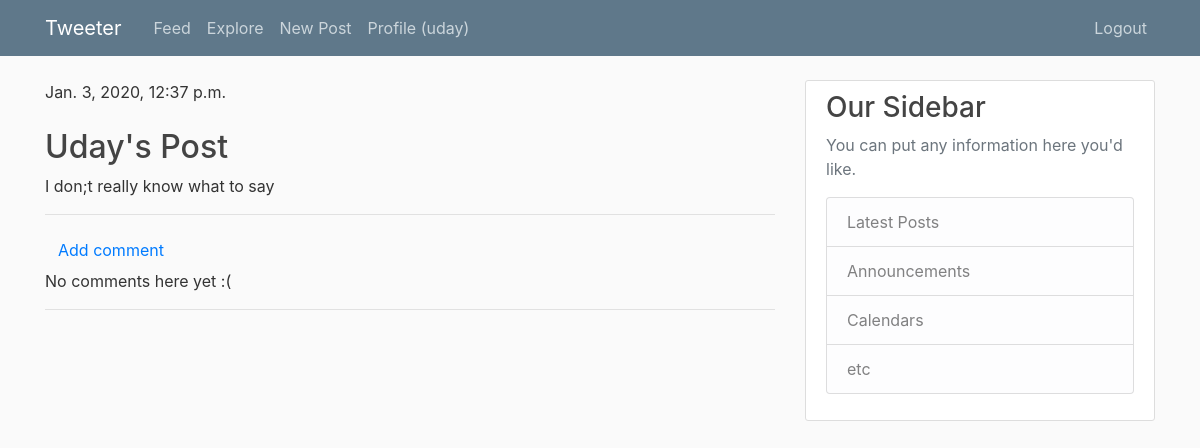
The app's page /post/4/ (signed in) with its own data.
### codebase/models.py (models this page shows, shortened)
class Post(models.Model):
    user = models.ForeignKey(User, on_delete=models.CASCADE)
    title = models.CharField(max_length=50)
    content = models.TextField(blank=True)
    image = models.ImageField(blank=True,  upload_to='post_pics')
    date = models.DateTimeField(auto_now_add=True)

### codebase/views.py (the view)
# urls.py: path('post/<int:pk>/', views.post_detail, name='post_detail'),
@login_required
def post_detail(request, pk):
    if pk in [post.pk for post in Post.objects.filter(user__in=[following.user for following in Profile.objects.get(user=request.user).following.all()])]:
        post = get_object_or_404(Post, pk=pk)
    if pk in [post.pk for post in Post.objects.filter(user=request.user)]:
        post = get_object_or_404(Post, pk=pk)
    context = {
        'post': post,
        'comments': Comment.objects.filter(post=post)
    }
    return render(request, 'codebase/post_detail.html', context)

### codebase/templates/codebase/post_detail.html (shortened to what this page needs)
{% extends 'codebase/base.html' %}
{% block content %}
    <div class="post">
        {% if post.date %}
            <div class="date">
                {{ post.date }}
            </div>
        {% endif %}
        <a class="btn btn-default" href=#></a>
        <h2>{{ post.title }}</h2>
        <p>{{ post.content|linebreaksbr }}</p>
    </div>
    <hr>
    <a class="btn btn-default" href="{% url 'comment_add' pk=post.pk%}">Add comment</a>
	{% for comment in comments %}
    	<div class="comment">
        	<div class="date">{{ comment.date }}</div>
        	<strong>{{ comment.user }}</strong>
        	<p>{{ comment.comment|linebreaks }}</p>
    	</div>
	{% empty %}
    	<p>No comments here yet :(</p>
	{% endfor %}
	<hr>
{% endblock %}

### codebase/templates/codebase/base.html (shortened to what this page needs)
{% load static %}
<!doctype html>
<html lang="en">
  <head>
    <link rel="stylesheet" href="https://maxcdn.bootstrapcdn.com/bootstrap/4.0.0/css/bootstrap.min.css">
    <link rel="stylesheet" type="text/css" href="{% static "codebase/main.css" %}">
  </head>
  <body>
<header class="site-header">
        <nav class="navbar navbar-expand-md navbar-dark bg-steel fixed-top">
          <div class="container">
            <a class="navbar-brand mr-4" href="{% url 'feed' %}">Tweeter</a>
            <div class="collapse navbar-collapse" id="navbarToggle">
              <div class="navbar-nav mr-auto">
                {% if user.is_authenticated %}
                  <a class="nav-item nav-link" href="{% url 'feed' %}">Feed</a>
                  <a class="nav-item nav-link" href="{% url 'explore' %}">Explore</a>
                  <a class="nav-item nav-link" href="{% url 'post_new' %}">New Post</a>
                  {% if user.socialaccount_set.exists %}
                    <a class="nav-item nav-link" href="{% url 'profile' username=user.username %}">Profile ({{user.socialaccount_set.all.0.extra_data.name}})</a>
                  {% else %}
                    <a class="nav-item nav-link" href="{% url 'profile' username=user.username %}">Profile ({{user.username}})</a>
                  {% endif %}
                  </div>
                  <div class="navbar-nav">
                    <a class="nav-item nav-link" href="{% url 'logout' %}">Logout</a>
                {% else %}
                  </div>
                  <div class="navbar-nav">
                    <a class="nav-item nav-link" href="{% url 'login' %}">Login</a>
                    <a class="nav-item nav-link" href="{% url 'register' %}">Register</a>
                {% endif %}
              </div>
            </div>
          </div>
        </nav>
      </header>
      <main role="main" class="container">
            <div class="row">
              <div class="col-md-8">
                {% block content %}{% endblock %}
              </div>
              <div class="col-md-4">
                <div class="content-section">
                  <h3>Our Sidebar</h3>
                  <p class='text-muted'>You can put any information here you'd like.
                    <ul class="list-group">
                      <li class="list-group-item list-group-item-light">Latest Posts</li>
                      <li class="list-group-item list-group-item-light">Announcements</li>
                      <li class="list-group-item list-group-item-light">Calendars</li>
                      <li class="list-group-item list-group-item-light">etc</li>
                    </ul>
                  </p>
                </div>
              </div>
            </div>
          </main>
  </body>
</html>

### codebase/static/codebase/main.css (style rules this page uses)
body { background: #fafafa; color: #333333; margin-top: 5rem; }
h1, h2, h3, h4, h5, h6 { color: #444444; }
ul { margin: 0; }
.bg-steel { background-color: #5f788a; }
.site-header .navbar-nav .nav-link { color: #cbd5db; }
.content-section { background: #ffffff; padding: 10px 20px; border: 1px solid #dddddd; border-radius: 3px; margin-bottom: 20px; }

### records on screen
Post: date "Jan. 3, 2020, 12:37 p.m.", title "Uday's Post", content "I don;t really know what to say"

### other values on screen
{{ user.username }} "uday"
